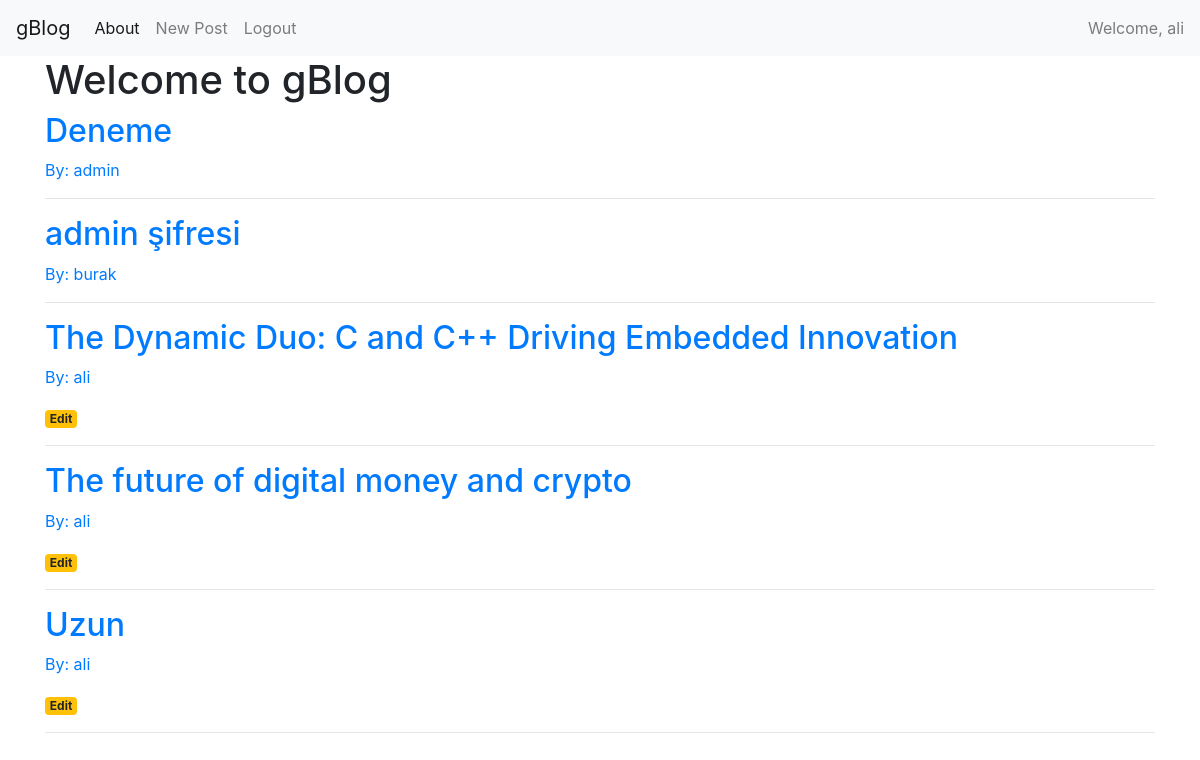
Screenshot of /index (signed in) with the database file from the repository.
### tables this page shows
CREATE TABLE users (
        id INTEGER PRIMARY KEY AUTOINCREMENT,
        username TEXT NOT NULL UNIQUE,
        email TEXT NOT NULL UNIQUE,
        password TEXT NOT NULL
);

CREATE TABLE posts (
    id INTEGER PRIMARY KEY AUTOINCREMENT,
    title TEXT NOT NULL,
    content TEXT(10000) NOT NULL,
    user_id INTEGER,
    FOREIGN KEY (user_id) REFERENCES users (id)
);

### app.py (the view)
@app.route("/index")
@login_required
def index():
    conn = get_connection()
    posts = conn.execute('SELECT posts.*, users.username AS author FROM posts JOIN users ON posts.user_id = users.id').fetchall()
    conn.close()
    return render_template("index.html", posts=posts)

### app.py (called while the page is built)
def get_connection():
    conn = sqlite3.connect("database.db")
    conn.row_factory = sqlite3.Row
    return conn

def login_required(view):
    @functools.wraps(view)
    def wrapped_view(**kwargs):
        if not session.get("user_id"):
            return redirect(url_for('login'))
        return view(**kwargs)
    return wrapped_view

### templates/index.html (shortened to what this page needs)
{% extends 'base.html' %}
{% block content %}
<h1>Welcome to gBlog</h1>
{% for post in posts %}
    <div class="post">
        <a href="{{ url_for('post', post_id=post['id']) }}">
            <h2>{{ post['title'] }}</h2>
            <p>By: {{ post['author'] }}</p>
        </a>
        {% if session.get('user_id') == post['user_id'] or session.get('username') == 'admin' %}
            <a href="{{ url_for('edit', id=post['id']) }}">
                <span class="badge badge-warning">Edit</span>
            </a>
        {% endif %}
        <hr />
    </div>
{% endfor %}
{% endblock %}

### templates/base.html (shortened to what this page needs)
<!doctype html>
<html lang="en">
<head>
  <link rel="stylesheet" href="https://stackpath.bootstrapcdn.com/bootstrap/4.3.1/css/bootstrap.min.css">
</head>
<body>
  <nav class="navbar navbar-expand-md navbar-light bg-light cutom-bg">
    <a class="navbar-brand" href="{{ url_for('index') }}">gBlog</a>
    <div class="collapse navbar-collapse" id="navbarNav">
      <ul class="navbar-nav mr-auto">
        <li class="nav-item active">
          <a class="nav-link" href="#">About</a>
        </li>
        {% if session.get('user_id') %}
        <li class="nav-item">
          <a class="nav-link" href="{{ url_for('create') }}">New Post</a>
        </li>
        <li class="nav-item">
          <a class="nav-link" href="{{ url_for('logout') }}">Logout</a>
        </li>
        {% endif %}
      </ul>
      {% if session.get('user_id') %}
      <ul class="navbar-nav ml-auto">
        <li class="nav-item">
          <span class="navbar-text">Welcome, {{ session.get('username') }}</span>
        </li>
      </ul>
      {% endif %}
    </div>
  </nav>
  <div class="container">
    {% block content %} {% endblock %}
  </div>
</body>
</html>

### rows the page displays
users: get "ali"
posts: title "Deneme", author "admin"
posts: title "admin şifresi", author "burak"
posts: title "The Dynamic Duo: C and C++ Driving Embedded Innovation", author "ali"
posts: title "The future of digital money and crypto", author "ali"
posts: title "Uzun", author "ali"
